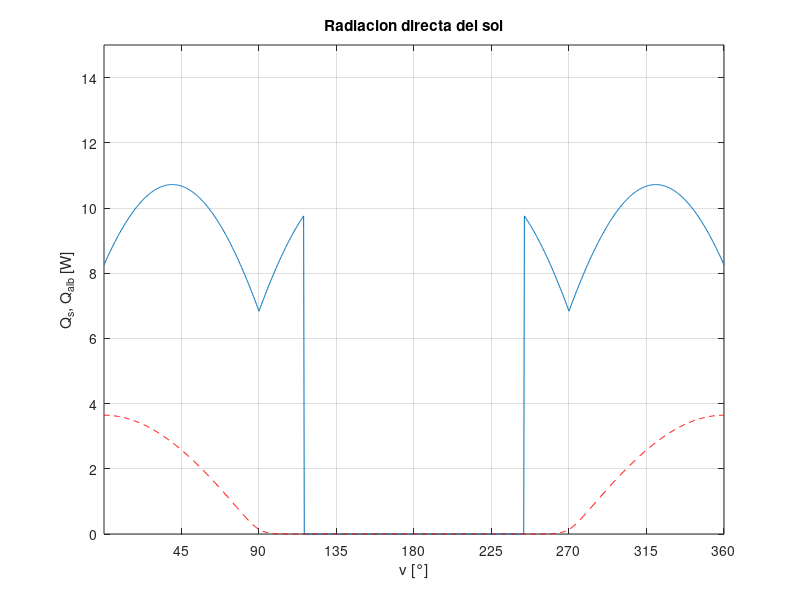
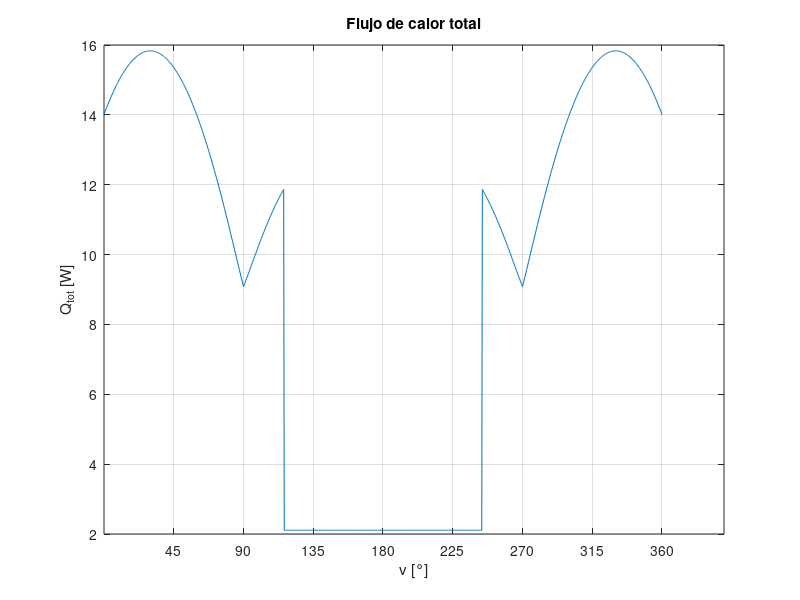
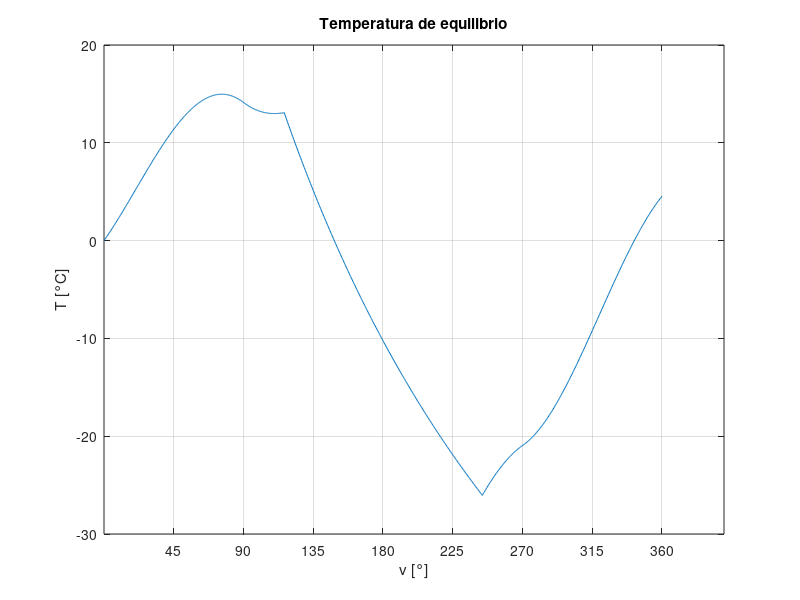
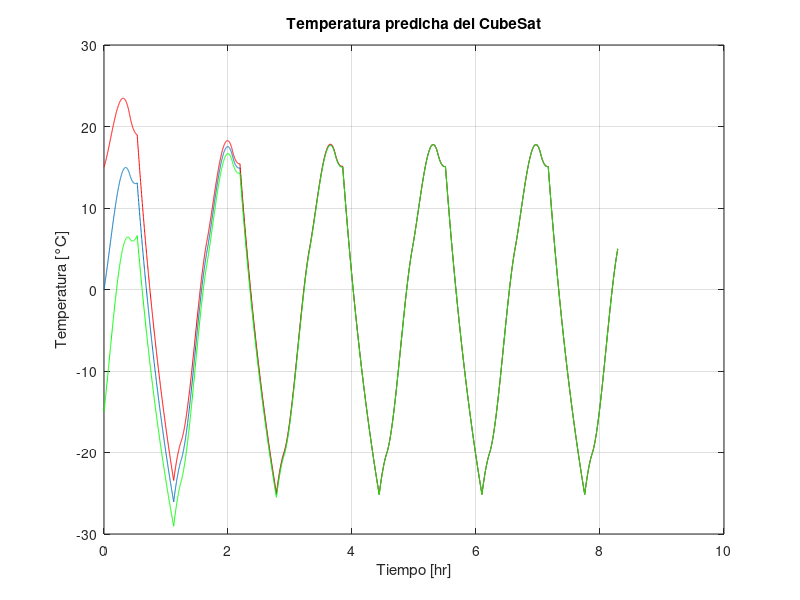

Write the MATLAB code that produced these figures, in order.
%%%%%%%%%%%%%%%%%%%%%%%%%%%%%%%%5
% Balance térmico en un CubeSat
%
% 08/04/21

%% Datos

l = 0.1;
a = 0.1;
al = 0.1;
Is = 1367;
alpha_u = 0.5;
alpha_c = 0.91;
eff_c = 0.28;
fc = 0.8;
Re = 6378e3;
R = 7110e3;
%% Paso y vector v de angulos

p = 1000;
v(1:p+1,1)=0;
k=0;
for i = 1:p+1
    v(i)= k;
    k=k+2*pi()/p;
end
%% Areas

A(1:6,1)=0;
A(1)=a*al;
A(2:5) = al*l;
A(6)=a*al;
%% Alpha promedio

alpha_eff = alpha_c-eff_c;
alpha(1:6,1)=0;
alpha(1)= alpha_u;
alpha(2:5)= fc*alpha_eff+(1-fc)*alpha_u;
alpha(6)=alpha_u;
%% Radiacion directa del sol

Qs(1:p+1,1)=0;
Qsi(1:6,1)=0;
eps = asin(Re/R);
B(1:6,1)=0;
for j=1:p+1
    for i = 1:6
    B(1)=-cos(pi()/2-v(j));
    if B(1)<=0
        B(1)=0;
    end
    B(2)=-cos(v(j));
    if B(2)<=0
        B(2)=0;
    end
    B(3)=0;
    B(4)=cos(v(j));
    if B(4)<=0
        B(4)=0;
    end
    B(5)=0;
    B(6)=cos(pi()/2-v(j));
    if B(6)<=0
        B(6)=0;
    end
    Qsi(i)=alpha(i)*A(i)*B(i)*Is;
    if v(j)>(pi()-eps) && v(j)<(pi()+eps)
        Qsi(i)=0;
    end
    end
    Qs(j)=sum(Qsi);
end
%% Albedo
gamma=0.273;
h = R/Re;
k=0;
the_m=acos(Re/R);
Qalb1(1:p+1,1)=0;
Qalb2(1:p+1,1)=0;
Qalb3(1:p+1,1)=0;
v(1:p+1,1)=0;
for i=1:p+1
    v(i)=k;
    k=k+2*pi()/p;
end

s1 = (pi()/2-the_m)/(2*pi()/(p+1));
s1 = round(s1); % pi()/2 - the_m
s2 = (pi()/2)/(2*pi/(p+1)); 
s2 = round(s2); % % pi()/2
s3  = (pi()/2+the_m)/(2*pi/(p+1));
s3 = round (s3); % pi()/2 + the_m
s4 = (3*pi()/2-the_m)/(2*pi()/(p+1));
s4 = round (s4); % 3*pi()/2 - the_m
s5 = (3*pi()/2)/(2*pi()/(p-1));
s5 = round(s5); % 3*pi()/2
s6 = (3*pi()/2+the_m)/(2*pi()/(p+1));
s6 = round(s6); % 3*pi()/2 + the_m

for i=1:p+1
    F1Ea = @(x,y) (1-h.*cos(x)).*cos(y).*sin(x)./(1+h.^2-2.*h.*cos(x)).^2.*(sin(x).*cos(y).*sin(v(i))+cos(x).*cos(v(i))).*sin(x);
    F2Ea = @(x,y) (1-h.*cos(x)).*(cos(x)-h).*sin(x)./(1+h.^2-2.*h.*cos(x)).^2.*(sin(x).*cos(y).*sin(v(i))+cos(x).*cos(v(i)));
    F3Ea = @(x,y) (1-h.*cos(x)).*sin(y).*sin(x)./(1+h.^2-2.*h.*cos(x)).^2.*(sin(x).*cos(y).*sin(v(i))+cos(x).*cos(v(i))).*sin(x);
    phi_a = @(x) acos(-cot(v(i))*cot(x));
    phi_b = @(x) 2*pi()-acos(-cot(v(i))*cot(x));
    if i <= s1
        Qalb1(i) = 1/pi()*quad2d(F1Ea,0,the_m,pi()/2,3*pi()/2);
        Qalb2(i) = 1/pi()*quad2d(F2Ea,0,the_m,0,2*pi());
        Qalb3(i) = 1/pi()*quad2d(F3Ea,0,the_m,pi(),2*pi());
    end
    if i > s1 && i<=s2
        Qalb1(i) = 1/pi()*(quad2d(F1Ea,0,pi()/2-v(i),pi()/2,3*pi()/2)+quad2d(F1Ea,pi()/2-v(i),the_m,pi()/2,phi_a)+quad2d(F1Ea,pi()/2-v(i),the_m,phi_b,3*pi()/2));
        Qalb2(i) = 1/pi()*(quad2d(F2Ea,0,pi()/2-v(i),0,2*pi())+quad2d(F2Ea,pi()/2-v(i),the_m,0,phi_a)+quad2d(F2Ea,pi()/2-v(i),the_m,phi_b,2*pi()));
        Qalb3(i) = 1/pi()*(quad2d(F3Ea,0,pi()/2-v(i),pi(),2*pi())+quad2d(F3Ea,pi()/2-v(i),the_m,phi_b,2*pi()));
    end
    if i > s2 && i<=s3
        Qalb1(i) = 0;
        Qalb2(i) = 1/pi()*(quad2d(F2Ea,v(i)-pi()/2,the_m,0,phi_a)+quad2d(F2Ea,v(i)-pi()/2,the_m,phi_b,2*pi()));
        Qalb3(i) = 1/pi()*(quad2d(F3Ea,v(i)-pi()/2,the_m,phi_b,2*pi()));
    end
    if i > s3 && i<=s4
        Qalb1(i) = 0;
        Qalb2(i) = 0;
        Qalb3(i) = 0;
    end
    if i > s4 && i<=s5
        Qalb1(i) = 1/pi()*(quad2d(F1Ea,3*pi()/2-v(i),the_m,phi_a,phi_b));
        Qalb2(i) = 1/pi()*(quad2d(F2Ea,3*pi()/2-v(i),the_m,phi_a,phi_b));
        Qalb3(i) = 1/pi()*(quad2d(F3Ea,3*pi()/2-v(i),the_m,pi(),phi_b));
    end
    if i > s5 && i<=s6
        Qalb1(i) = 1/pi()*(quad2d(F1Ea,0,the_m,pi()/2,3*pi()/2));
        Qalb2(i) = 1/pi()*(quad2d(F2Ea,0,v(i)-3*pi()/2,0,2*pi())+quad2d(F2Ea,v(i)-3*pi()/2,the_m,phi_a,phi_b));
        Qalb3(i) = 1/pi()*(quad2d(F3Ea,0,v(i)-3*pi()/2,pi(),2*pi())+quad2d(F3Ea,v(i)-3*pi()/2,the_m,pi(),phi_b));
    end
    if i > s6
        Qalb1(i) = 1/pi()*(quad2d(F1Ea,0,the_m,pi()/2,3*pi()/2));
        Qalb2(i) = 1/pi()*(quad2d(F2Ea,0,the_m,0,2*pi()));
        Qalb3(i) = 1/pi()*(quad2d(F3Ea,0,the_m,pi(),2*pi()));
    end
end
Qalb=(alpha(2).*Qalb2.*A(2)+2.*alpha(3).*Qalb3.*A(3)+2.*alpha(1).*Qalb3.*A(1)).*gamma.*Is;

v_ang(1:p+1,1)=0;
for i=1:p+1
    v_ang(i)=v(i)*180/pi();
end
%{
figure(1)
plot(v_ang,Qalb1);
grid on;
xticks([45 90 135 180 225 270 315 360])
figure(2)
plot(v_ang,Qalb2); grid
xticks([45 90 135 180 225 270 315 360])
figure(3)
plot(v_ang,Qalb3); grid
xticks([45 90 135 180 225 270 315 360])
pause();
%}
%% Radiacion infrarroja
Ie = 213;
FiE(1:6,1)=0;
em_u=0.05;
em_c=0.89;
em_av=fc*em_c+(1-fc)*em_u;
F2 = @(x,y) (1-h.*cos(x)).*(cos(x)-h)./(1+h.^2-2.*h.*cos(x)).^2.*sin(x);
F6 = @(x,y) (h.*cos(x)-1).*sin(x).*cos(y)./(1+h.^2-2.*h.*cos(x)).^2.*sin(x);
for i=1:6
    FiE(i)=1/pi()*quad2d(F6,0,the_m,-pi()/2,pi()/2);
    if i==2
        FiE(i)=1/pi()*quad2d(F2,0,the_m,0,2*pi());
    end
    if i==4
        FiE(i)=0.0;
    end
end
Em(1:6,1)=0;
for i=1:6
    Em(i)=em_u;
    if i>1 && i<6
        Em(i)=em_av;
    end
end
QEi=alpha.*A.*FiE.*Ie;
QE(1:p+1,1)=sum(QEi);
%% Calor interno generado
QgenM = 0;
Qgenm = 0;
Qint(1:p+1,1)=Qgenm;
for i=1:p+1
    if v(i)>(pi()-eps) && v(i)<(pi()+eps)
        Qint(i)=QgenM;
    end
end

%% Velocidad
mu = 3.986004415e5;
w =(mu/((R/1000)^3))^(1/2);
P = 2*pi()/w/60;
dt = (2*pi/p)/w;

%% Solucion
Qtot=Qalb+QE+Qs+Qint;
C=336.34; %[J/°C]
sigma = 5.670373e-8;
A_eff=sum(A.*Em);

Ti=273;
Tn1(1:p+1,1)=0;
Tn1(1)=Ti;
for i=2:p+1
    Tn1(i)=Tn1(i-1)+dt/C*(Qtot(i-1)-sigma*A_eff*(Tn1(i-1))^4); 
end

%{
Tn2(1:p+1,1)=0;
for i=1:p+1
    Tn2(i)=(Qtot(i)/(2*sigma*A_eff))^(1/4)-273;
end
%}
%% Grafica

v_ang(1:p+1,1)=0;
for i=1:p+1
    v_ang(i)=v(i)*180/pi();
end
T_c(1:p+1,1)=0;
for i=1:p+1
    T_c(i)=Tn1(i)-273;
end
figure(1)
plot(v_ang,Qs);
hold on;
plot(v_ang,Qalb,'r --');
xticks([45 90 135 180 225 270 315 360])
axis([0 360 0 15]);
title('Radiacion directa del sol');
xlabel('v [°]');
ylabel('Q_{s}, Q_{alb} [W]');
grid on;
figure(2)
plot(v_ang,Qtot); grid
xticks([45 90 135 180 225 270 315 360])
title('Flujo de calor total');
xlabel('v [°]');
ylabel('Q_{tot} [W]');
figure(3)
plot(v_ang,T_c); grid
hold on;
%plot(v_ang,Tn2,'r');
xticks([45 90 135 180 225 270 315 360])
title('Temperatura de equilibrio');
xlabel('v [°]');
ylabel('T [°C]');
%axis([0 360 0 40]);

%% Temperatura de Estabilización
Tnf1(1:5*p+1)=0;
Qnf(1:5*p+1)=0;
time(1:5*p+1)=0;
for i=2:5*p+1
    time(i)=time(i-1)+dt/3600;
end
Tnf1(1)=Ti;
Tnf2(1)=Ti+15;
Tnf3(1)=Ti-15;
for i=1:p+1
    Qnf(i)=Qtot(i);
end
for i=p+2:2*p+1
    Qnf(i)=Qtot(i-p);
end
for i=2*p+2:3*p+1
    Qnf(i)=Qtot(i-2*p);
end
for i=3*p+2:4*p+1
    Qnf(i)=Qtot(i-3*p);
end
for i=4*p+2:5*p+1
    Qnf(i)=Qtot(i-4*p);
end
for i=2:5*p+1
    Tnf1(i)=Tnf1(i-1)+dt/C*(Qnf(i-1)-sigma*A_eff*(Tnf1(i-1))^4); 
end
for i=2:5*p+1
    Tnf2(i)=Tnf2(i-1)+dt/C*(Qnf(i-1)-sigma*A_eff*(Tnf2(i-1))^4); 
end
for i=2:5*p+1
    Tnf3(i)=Tnf3(i-1)+dt/C*(Qnf(i-1)-sigma*A_eff*(Tnf3(i-1))^4); 
end
T_cf1(1:5*p+1,1)=0;
T_cf2(1:5*p+1,1)=0;
T_cf3(1:5*p+1,1)=0;
for i=1:5*p+1
    T_cf1(i)=Tnf1(i)-273;
end
for i=1:5*p+1
    T_cf2(i)=Tnf2(i)-273;
end
for i=1:5*p+1
    T_cf3(i)=Tnf3(i)-273;
end
figure(4)
plot(time,T_cf1); grid
hold on;
plot(time,T_cf2,'r');
plot(time,T_cf3,'g');
title('Temperatura predicha del CubeSat');
xlabel('Tiempo [hr]');
ylabel('Temperatura [°C]');